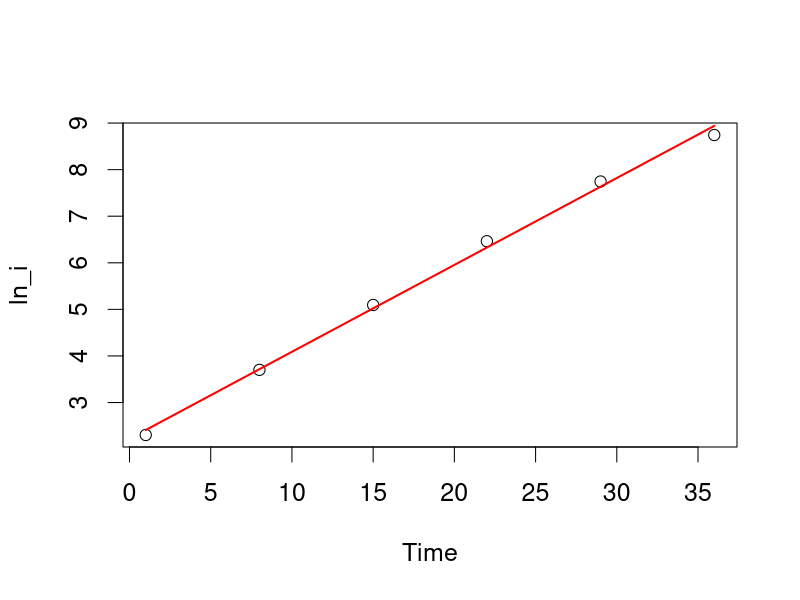

Generate this figure with R:
## ---- chunk 1
library(deSolve)
library(tidyverse)
## ---- chunk 2
# Step 1: code the SIR model (or function here)
sir = function(t, state, parameters){
  with(as.list(c(state,parameters)),{
    # rate of change
    ds = -beta*s*i/n;
    di = beta*s*i/n - gamma*i;
    
    # return the rate of change
    list(c(ds, di))
  }) # end with(as.list...)
}

## ---- chunk 3
# Step 2: specify initial conditions/parameters
n = 1e5; # population size
i0 = 10; # initial No. of Infectious people
s0 = n - i0;  # initial No. of Susceptible people
state = c(s=s0, i=i0);  # store the inital conditions I & S together 
parameters = c(beta=.5, gamma=.3);  # store the model parameters, unit: per day

times = seq(0,100, by=1)  # set simulation time steps: 0 to 100 days here

## ---- chunk 4
# Step 3: call the ode function to generate the simulation
sim = ode(y = state,times = times,func = sir, parms = parameters)
## ---- chunk 5
#Part 1: Find the final epidemic size using simulation

n = 1e5; # population size
i0 = 10; # initial No. of Infectious people
s0 = n - i0;  # initial No. of Susceptible people
state = c(s=s0, i=i0);  # store the inital conditions I & S together 
parameters = c(beta=.5, gamma=.3);  # store the model parameters, unit: per day

times = seq(0, 365, by=1)

sim = ode(y = state,times = times,func = sir, parms = parameters)

tail(sim)
#       time  s       i
#[366,]  365 32417.27 4.019123e-15

#R = Total - S - I = 100,000 - 32,417 - 0 = 67,583

sim_df = as.data.frame(sim)

r_sim_df = 
sim_df %>% 
  mutate(
    r = n - s - i
  ) 
tail(r_sim_df, 1)

r_plot = 
  r_sim_df %>% 
  ggplot(aes(x = time, y = r)) +
  geom_point(color = "green") +
  xlab("Time (days)") +
  ylab("Number of People Recovered") +
  ggtitle("Number of People Recovered Over Time")
## ---- chunk 6
#Part 2: Test the epidemic threshold using different parameters

n = 1e5; # population size
i0 = 10; # initial No. of Infectious people
s0 = n - i0;  # initial No. of Susceptible people
state = c(s=s0, i=i0);  # store the inital conditions I & S together 

#2.1: beta = 0.5, gamma = 0.3

parameters = c(beta=.5, gamma=.3);  # store the model parameters, unit: per day

times = seq(0, 100, by=1)

sim_2.1 = ode(y = state,times = times,func = sir, parms = parameters)

sim_2.1_df = as.data.frame(sim_2.1)

sim_2.1_df_plot = 
  sim_2.1_df %>% 
  ggplot(aes(x = time, y = s)) +
  geom_point(aes(color = "Susceptible")) +
  geom_point(aes(x = time, y = i, color = "Infectious")) +
  xlab("Time (days)") +
  ylab("Number of People") +
  ggtitle("Gamma = 0.3")
## ---- chunk 7
#2.2: beta = 0.5, gamma = 0.4

parameters = c(beta=.5, gamma=.4);  # store the model parameters, unit: per day

times = seq(0, 100, by=1)

sim_2.2 = ode(y = state,times = times,func = sir, parms = parameters)

sim_2.2_df = as.data.frame(sim_2.2)

sim_2.2_df_plot = 
  sim_2.2_df %>% 
  ggplot(aes(x = time, y = s)) +
  geom_point(aes(color = "Susceptible")) +
  geom_point(aes(x = time, y = i, color = "Infectious")) +
  xlab("Time (days)") +
  ylab("Number of People") +
  ggtitle("Gamma = 0.4")
## ---- chunk 8
#2.3: beta = 0.5, gamma = 0.5

parameters = c(beta=.5, gamma=.5);  # store the model parameters, unit: per day

times = seq(0, 100, by=1)

sim_2.3 = ode(y = state,times = times,func = sir, parms = parameters)

sim_2.3_df = as.data.frame(sim_2.3)

sim_2.3_df_plot = 
  sim_2.3_df %>% 
  ggplot(aes(x = time, y = s)) +
  geom_point(aes(color = "Susceptible")) +
  geom_point(aes(x = time, y = i, color = "Infectious")) +
  xlab("Time (days)") +
  ylab("Number of People") +
  ggtitle("Gamma = 0.5")
## ---- chunk 9
#2.4: beta = 0.5, gamma = 0.6

parameters = c(beta=.5, gamma=.6);  # store the model parameters, unit: per day

times = seq(0, 100, by=1)

sim_2.4 = ode(y = state,times = times,func = sir, parms = parameters)

sim_2.4_df = as.data.frame(sim_2.4)

sim_2.4_df_plot = 
  sim_2.4_df %>% 
  ggplot(aes(x = time, y = s)) +
  geom_point(aes(color = "Susceptible")) +
  geom_point(aes(x = time, y = i, color = "Infectious")) +
  xlab("Time (days)") +
  ylab("Number of People") +
  ggtitle("Gamma = 0.6")
## ---- chunk 10
# Part 3: Test the exponential period
n = 1e5; i0=10; s0=n-i0;
state=c(s=s0,i=i0);
parameters=c(beta=.5,gamma=.3);

sim_3 = ode(y = state,times = times,func = sir, parms = parameters)

s_col = sim_3[,'s']/n
i_col = sim_3[,'i']/n

week_exp = 6; # CHANGE THE NUMBER OF WEEK HERE
i_exp = sim_3[seq(1,length=week_exp,by=7),'i']; 
# NOTE: THE TIME STEP IN THE SIMULATION IS DAY, BUT WE ARE LOOKING AT WEEK HERE
# SO WE USE 'seq(1,length=WkExp,by=7)' TO EXTRACT THE CORRESPONDING DATE FOR EACH WEEK
ln_i = log(i_exp); # TAKE THE LOG
tt = seq(1,length=week_exp, by=7)
fit = lm(ln_i~tt) # LINEAR REGRESSION
slope = fit$coeff[2] ## extract the slope for the linear regression

par(mfrow=c(1,1),cex=1.5)
plot(tt,ln_i,xlab='Time')
lines(tt,fit$coeff[1]+fit$coeff[2]*tt,col='red',lwd=2)

#stop here
sim_3_df = as.data.frame(sim_3)

sim_3_df_plot = 
  sim_3_df %>% 
  filter(
    time <= 49
  ) %>% 
  ggplot(aes(x = time, y = log(i))) +
  geom_point(color = "red") +
  xlab("Time (days)") +
  ylab("Log of I") +
  ggtitle("Log of I Over Time")
